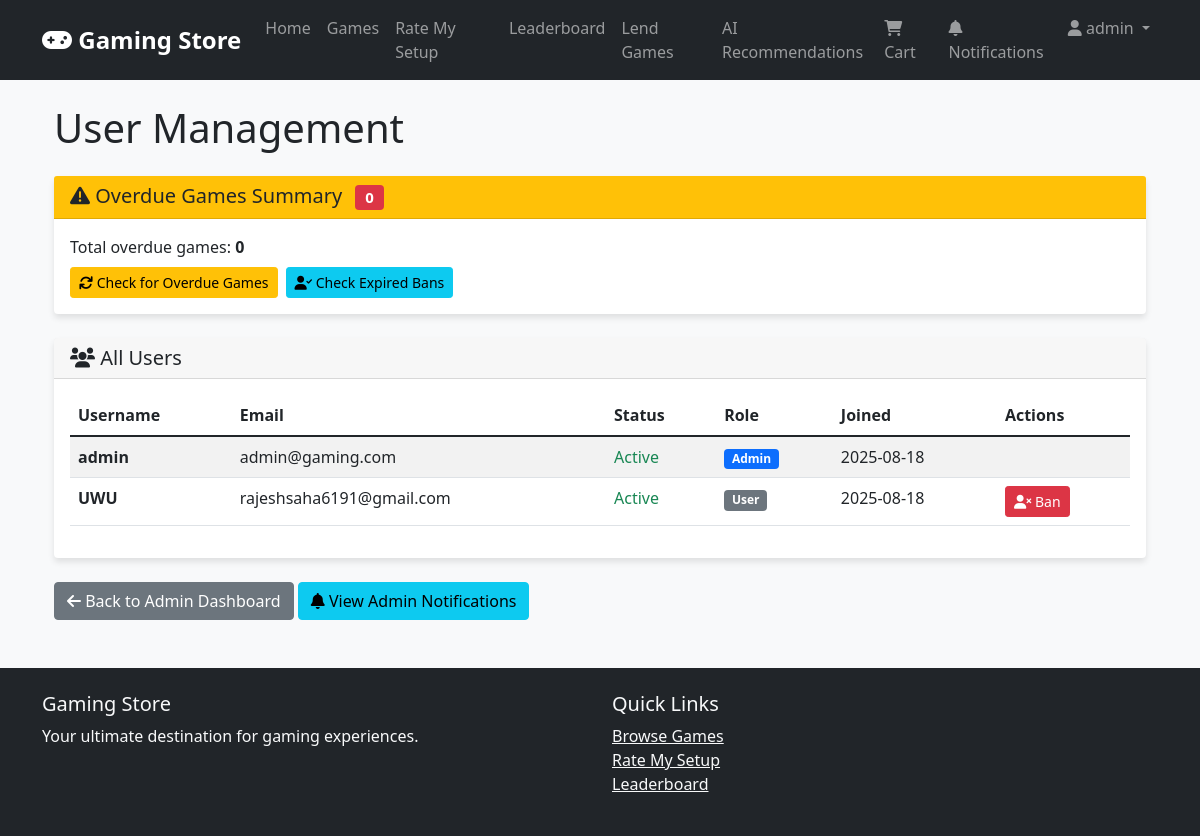
/admin/users (signed in), run on an earlier commit of the app's database.
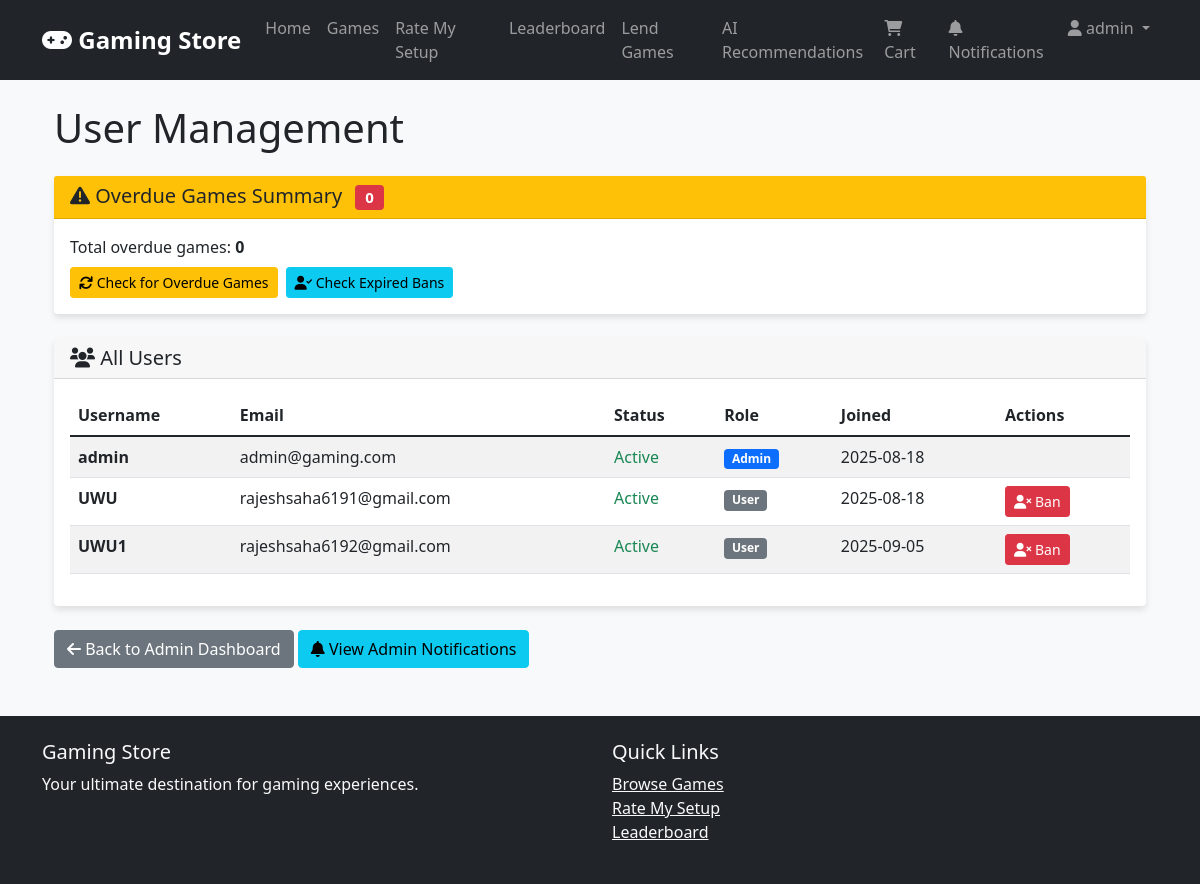
And on a later commit of the database.
### app.py (models this page shows, shortened)
class User(db.Model):
    id = db.Column(db.Integer, primary_key=True)
    username = db.Column(db.String(80), unique=True, nullable=False)
    email = db.Column(db.String(120), unique=True, nullable=False)
    password_hash = db.Column(db.String(120), nullable=False)
    is_admin = db.Column(db.Boolean, default=False)
    popularity_points = db.Column(db.Integer, default=0)
    profile_picture = db.Column(db.String(200), default='default.jpg')
    bio = db.Column(db.Text)
    created_at = db.Column(db.DateTime, default=datetime.utcnow)
    is_banned = db.Column(db.Boolean, default=False)
    banned_at = db.Column(db.DateTime)
    banned_by = db.Column(db.Integer, db.ForeignKey('user.id'))
    ban_reason = db.Column(db.Text)
    ban_duration_days = db.Column(db.Integer)  # NULL for permanent, number for temporary

### app.py (the view)
@app.route('/admin/users')
@login_required
def admin_users():
    if not current_user.is_admin:
        flash('Access denied')
        return redirect(url_for('index'))
    overdue_count = check_overdue_games()
    users = User.query.all()
    overdue_users = []
    for user in users:
        overdue_games = GameLending.query.filter(
            GameLending.borrower_id == user.id,
            GameLending.is_overdue == True,
            GameLending.is_returned == False
        ).all()
        if overdue_games:
            overdue_users.append({
                'user': user,
                'overdue_games': overdue_games,
                'overdue_count': len(overdue_games)
            })
    return render_template('admin_users.html', users=users, overdue_users=overdue_users, overdue_count=overdue_count, timedelta=timedelta)

### app.py (called while the page is built, shortened)
@login_manager.user_loader
def load_user(user_id):
    return User.query.get(int(user_id))

def check_overdue_games():
    current_time = datetime.utcnow()
    overdue_lendings = GameLending.query.filter(
        GameLending.borrower_id.isnot(None),
        GameLending.is_returned == False,
        GameLending.return_date < current_time,
        GameLending.overdue_notification_sent == False
    ).all()
    db.session.commit()
    return len(overdue_lendings)

def check_expired_bans():
    current_time = datetime.utcnow()
    expired_bans = User.query.filter(
        User.is_banned == True,
        User.ban_duration_days.isnot(None),
        User.banned_at.isnot(None)
    ).all()
    if expired_bans:
        db.session.commit()
        return len(expired_bans)
    return 0

### templates/admin_users.html (shortened to what the changed rows need)
{% extends "base.html" %}
{% block content %}
<div class="container mt-4">
    <h1 class="mb-4">User Management</h1>
    <div class="row">
        <div class="col-md-12">
            <div class="card">
                <div class="card-body">
                    <div class="table-responsive">
                        <table class="table table-striped">
                            <thead>
                                <tr>
                                    <th>Username</th>
                                    <th>Email</th>
                                    <th>Status</th>
                                    <th>Role</th>
                                    <th>Joined</th>
                                    <th>Actions</th>
                                </tr>
                            </thead>
                            <tbody>
                                {% for user in users %}
                                <tr>
                                    <td>
                                        <strong>{{ user.username }}</strong>
                                    </td>
                                    <td>{{ user.email }}</td>
                                    <td>
                                        {% if user.is_banned %}
                                            <span class="text-danger">Banned</span>
                                            {% if user.ban_duration_days %}
                                                <br><small class="text-muted">{{ user.ban_duration_days }} days</small>
                                                {% if user.banned_at %}
                                                    <br><small class="text-muted">Until: {{ (user.banned_at + timedelta(days=user.ban_duration_days)).strftime('%Y-%m-%d') }}</small>
                                                {% endif %}
                                            {% else %}
                                                <br><small class="text-muted">Permanent</small>
                                            {% endif %}
                                        {% else %}
                                            <span class="text-success">Active</span>
                                        {% endif %}
                                    </td>
                                    <td>
                                        {% if user.is_admin %}
                                        <span class="badge bg-primary">Admin</span>
                                        {% else %}
                                        <span class="badge bg-secondary">User</span>
                                        {% endif %}
                                    </td>
                                    <td>{{ user.created_at.strftime('%Y-%m-%d') }}</td>
                                    <td>
                                        {% if not user.is_admin %}
                                            {% if user.is_banned %}
                                            <form action="{{ url_for('admin_unban_user', user_id=user.id) }}" method="post" style="display: inline;">
                                                <button type="submit" class="btn btn-success btn-sm">
                                                    <i class="fas fa-user-check"></i> Unban
                                                </button>
                                            </form>
                                            {% else %}
                                            <a href="{{ url_for('admin_ban_user_page', user_id=user.id) }}" class="btn btn-danger btn-sm">
                                                <i class="fas fa-user-times"></i> Ban
                                            </a>
                                            {% endif %}
                                        {% endif %}
                                    </td>
                                </tr>
                                {% endfor %}
                            </tbody>
                        </table>
                    </div>
                </div>
            </div>
        </div>
    </div>
</div>
{% endblock %}

### templates/base.html (shortened to what this page needs)
<!DOCTYPE html>
<html lang="en">
<head>
    <link href="https://cdn.jsdelivr.net/npm/bootstrap@5.1.3/dist/css/bootstrap.min.css" rel="stylesheet">
    <link href="https://cdnjs.cloudflare.com/ajax/libs/font-awesome/6.0.0/css/all.min.css" rel="stylesheet">
    <link href="{{ url_for('static', filename='css/style.css') }}" rel="stylesheet">
</head>
<body>
    <nav class="navbar navbar-expand-lg navbar-dark bg-dark">
        <div class="container">
            <a class="navbar-brand" href="{{ url_for('index') }}">
                <i class="fas fa-gamepad"></i> Gaming Store
            </a>
            <div class="collapse navbar-collapse" id="navbarNav">
                <ul class="navbar-nav me-auto">
                    <li class="nav-item">
                        <a class="nav-link" href="{{ url_for('index') }}">Home</a>
                    </li>
                    <li class="nav-item">
                        <a class="nav-link" href="{{ url_for('games') }}">Games</a>
                    </li>
                    <li class="nav-item">
                        <a class="nav-link" href="{{ url_for('setups') }}">Rate My Setup</a>
                    </li>
                    <li class="nav-item">
                        <a class="nav-link" href="{{ url_for('leaderboard') }}">Leaderboard</a>
                    </li>
                    {% if current_user.is_authenticated %}
                    <li class="nav-item">
                        <a class="nav-link" href="{{ url_for('lend_games') }}">Lend Games</a>
                    </li>
                    <li class="nav-item">
                        <a class="nav-link" href="{{ url_for('ai_recommendations') }}">AI Recommendations</a>
                    </li>
                    {% endif %}
                </ul>
                <ul class="navbar-nav">
                    {% if current_user.is_authenticated %}
                    <li class="nav-item">
                        <a class="nav-link" href="{{ url_for('cart') }}">
                            <i class="fas fa-shopping-cart"></i> Cart
                        </a>
                    </li>
                    <li class="nav-item">
                        <a class="nav-link" href="{{ url_for('user_notifications') }}">
                            <i class="fas fa-bell"></i> Notifications
                        </a>
                    </li>
                    <li class="nav-item dropdown">
                        <a class="nav-link dropdown-toggle" href="#" id="navbarDropdown" role="button" data-bs-toggle="dropdown">
                            <i class="fas fa-user"></i> {{ current_user.username }}
                        </a>
                    </li>
                    {% endif %}
                </ul>
            </div>
        </div>
    </nav>
    <main class="container mt-4">
        {% block content %}{% endblock %}
    </main>
    <footer class="bg-dark text-light mt-5 py-4">
        <div class="container">
            <div class="row">
                <div class="col-md-6">
                    <h5>Gaming Store</h5>
                    <p>Your ultimate destination for gaming experiences.</p>
                </div>
                <div class="col-md-6">
                    <h5>Quick Links</h5>
                    <ul class="list-unstyled">
                        <li><a href="{{ url_for('games') }}" class="text-light">Browse Games</a></li>
                        <li><a href="{{ url_for('setups') }}" class="text-light">Rate My Setup</a></li>
                        <li><a href="{{ url_for('leaderboard') }}" class="text-light">Leaderboard</a></li>
                    </ul>
                </div>
            </div>
        </div>
    </footer>
</body>
</html>

What changed in the data, as far as the page shows it:
added User: username "UWU1", email "rajeshsaha6192@gmail.com", is_banned "Active", is_admin "User", created_at "2025-09-05"
